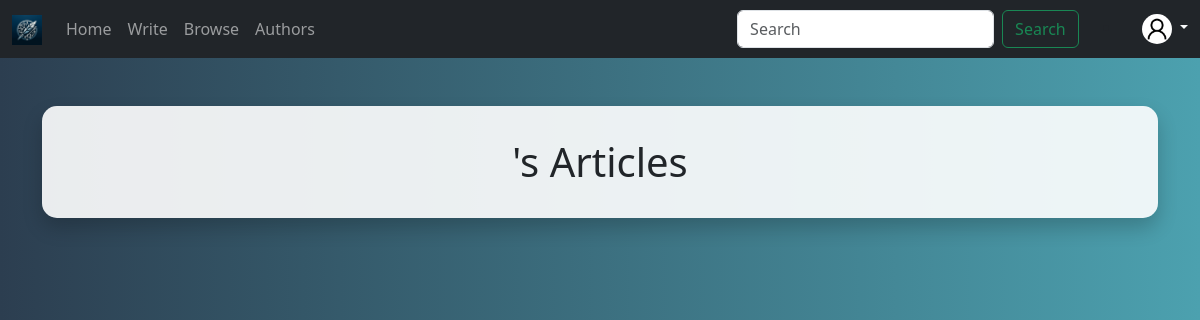
Before: /author/c241aa37-9eb9-49cd-9730-94102f28ee17 with the older database file.
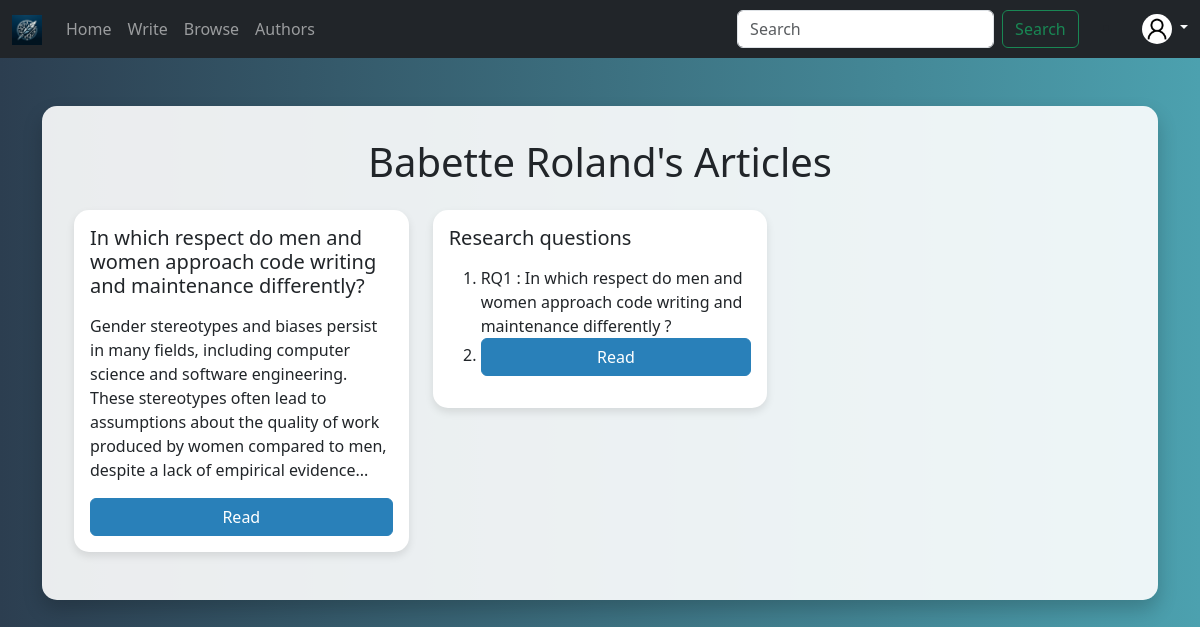
After: the same page with the newer database file.
### projet/models.py (models this page shows)
class User(Base):
    __tablename__ = 'users'
    id = Column(String(72), primary_key=True)
    first_name = Column(String(72))
    last_name = Column(String(72))
    email = Column(String(72), unique=True)
    password = Column(String(72))
    is_active = Column(Boolean, default=True)
    group = Column(String(2048), nullable=True)
    articles = relationship("Article", back_populates="author")
    comments = relationship("Comment", back_populates="author")
    likes_dislikes_article = relationship("LikeDislikeArticle", back_populates="user")
    likes_dislikes_comment = relationship("LikeDislikeComments", back_populates="user")
    subscriptions = relationship("Subscription", foreign_keys=[Subscription.user_id], back_populates="user")
    subscribers = relationship("Subscription", foreign_keys=[Subscription.author_id], back_populates="author")

class Article(Base):
    __tablename__ = "articles"
    id = Column(Integer, primary_key=True)
    body = Column(String, index=True)
    title = Column(String, index=True)
    created_at = Column(DateTime, server_default=func.now())
    author_id = Column(String(72), ForeignKey("users.id"))
    likes = Column(Integer, default=0)
    dislikes = Column(Integer, default=0)
    author = relationship("User", back_populates="articles")
    comments = relationship("Comment", back_populates="article")
    likes_dislikes_article = relationship("LikeDislikeArticle", back_populates="article")

### projet/routes/users.py (the view)
@router.get("/author/{author_id}")
def author_articles(request: Request, author_id: str, db: Session = Depends(get_db)):
    author = db.query(UserModel).get(author_id)
    articles = db.query(ArticleModel).filter(ArticleModel.author_id == author_id).all()
    return templates.TemplateResponse(
        "articleAuthors.html",
        context={
            'request': request,
            'author': author,
            'articles': articles,
        }
    )

### projet/templates/articleAuthors.html (shortened to what this page needs)
{% extends "base.html" %}
{% block head %}
{{ super() }}
{% endblock %}
{% block content %}
{% include 'navbar.html' %}
<div class="container my-5">
    <div class="articles-container">
        <h1 class="mb-4 text-center">{{ author.first_name }} {{ author.last_name }}'s Articles</h1>
        <div class="row row-cols-1 row-cols-md-2 row-cols-lg-3 g-4">
            {% for article in articles %}
            <div class="col">
                <div class="article-card">
                    <h5 class="card-title">{{ article.title }}</h5>
                    <p class="card-text">{{ article.body|truncate|safe }}</p>
                    <a href="/articles/read/{{ article.id }}" class="btn btn-primary w-100">Read</a>
                </div>
            </div>
            {% endfor %}
        </div>
    </div>
</div>
{% endblock %}

Changed rows visible on the page:
added User: first_name "Babette", last_name "Roland"
now on this page (row edited): Article: title "In which respect do men and women approach code writing and maintenance differently?", body "Gender stereotypes and biases persist in many fields, including computer science and software engineering. These stereotypes often lead to assumptions about the quality of work produced by women compared to men, despite a lack of empirical evidence..."
now on this page (row edited): Article: title "Research questions", body "RQ1 : In which respect do men and women approach code writing and maintenance differently ?"
